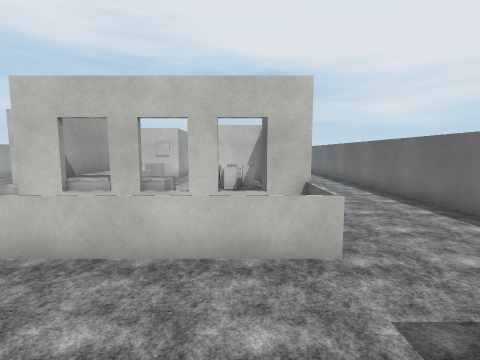
view 1 (above)

22 first-person views from a walk through a scene from a Unity 3-D project. The camera is 1.5 m above the floor, tilts 6° down and sees 85° across. The floor is counted in squares, 1 m on a side. Each view is taken from the middle of a square. On the plan, view 1 faces up. The plan holds only what a view shows up to about 14 squares ahead; the rest is blank. The place goes on beyond the plan. The player character is not drawn. Surface patterns are stand-ins for the level's own textures.

view 2
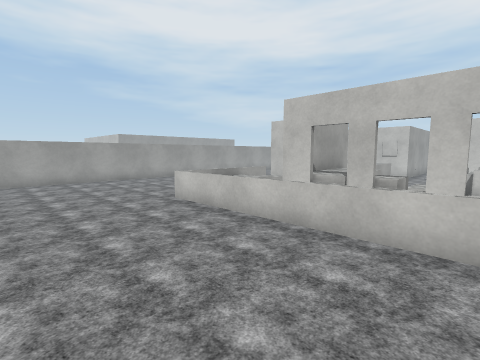

view 3
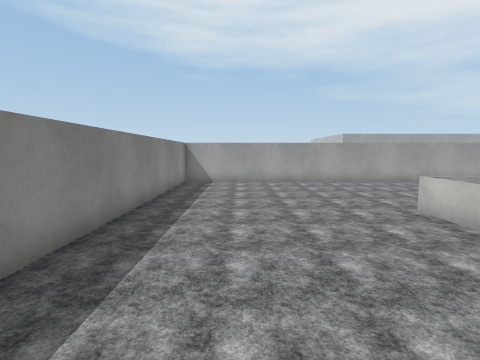

view 4
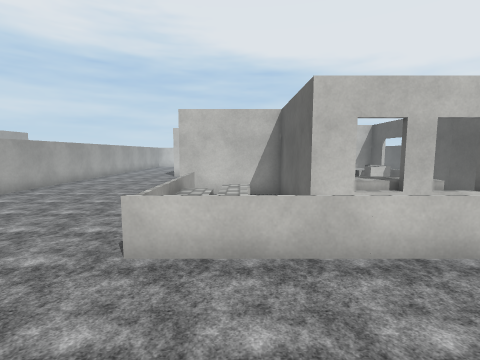

view 5
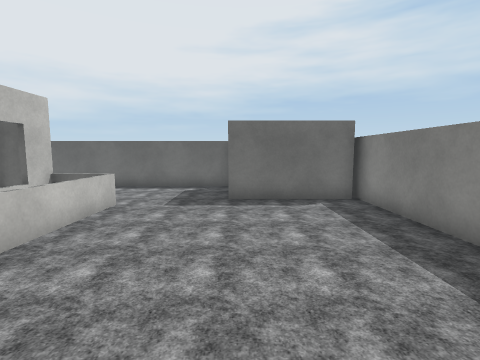

view 6
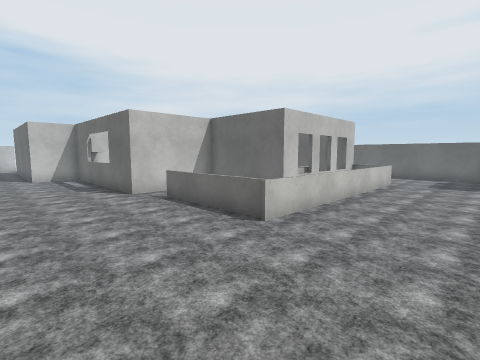

view 7
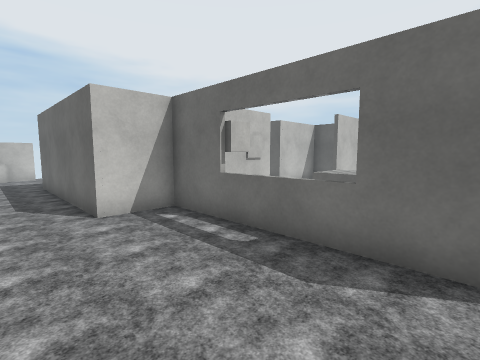

view 8
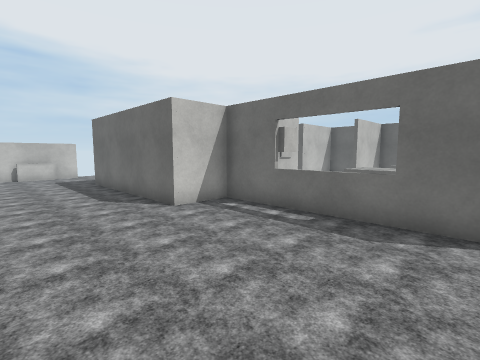

view 9
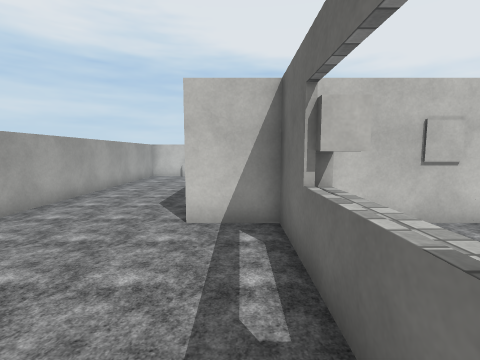

view 10
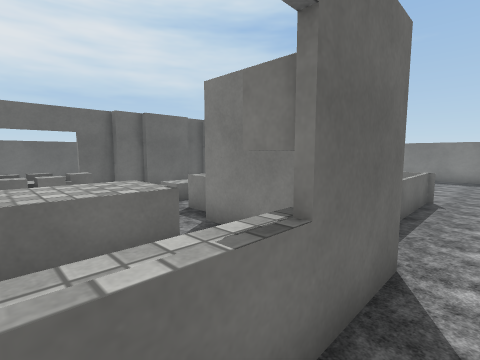

view 11
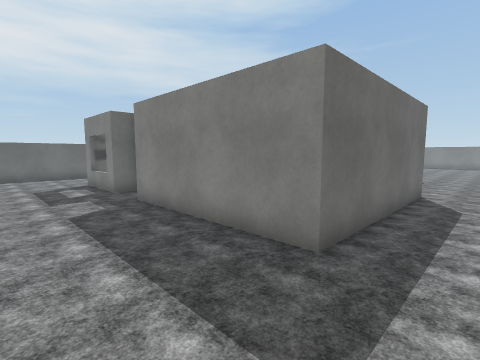

view 12
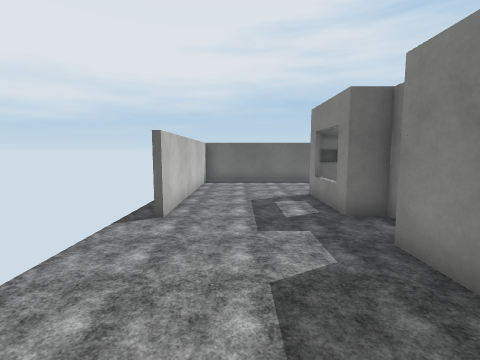

view 13
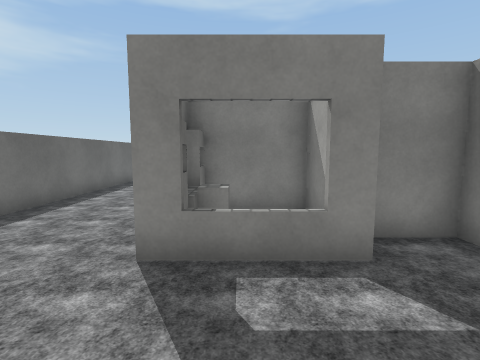

view 14
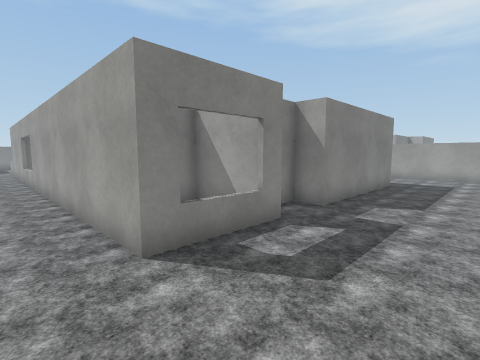

view 15
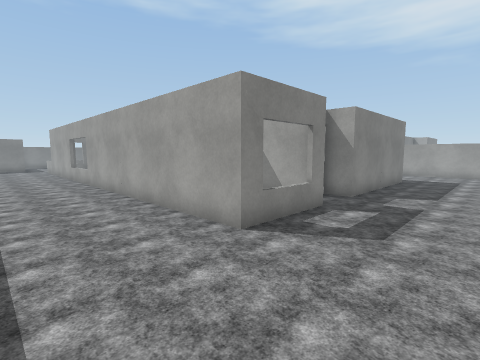

view 16
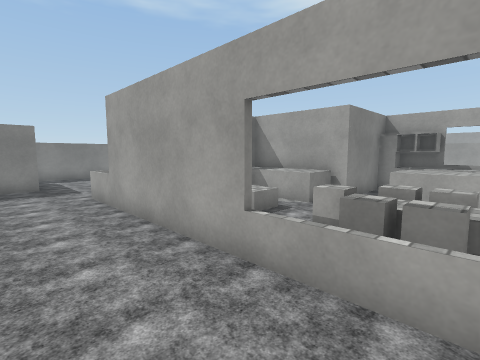

view 17
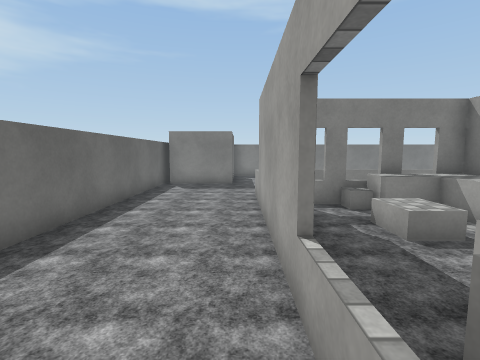

view 18
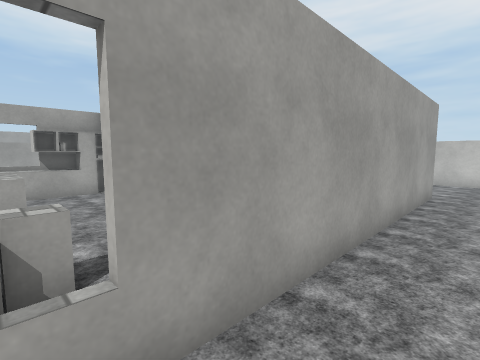

view 19
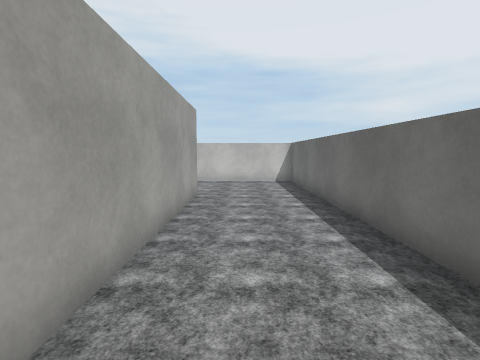

view 20
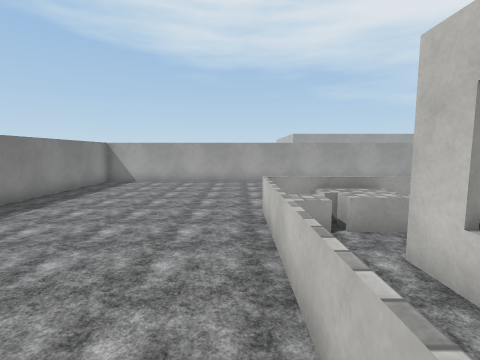

view 21
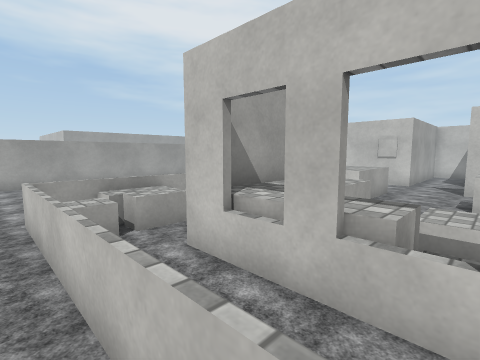

view 22
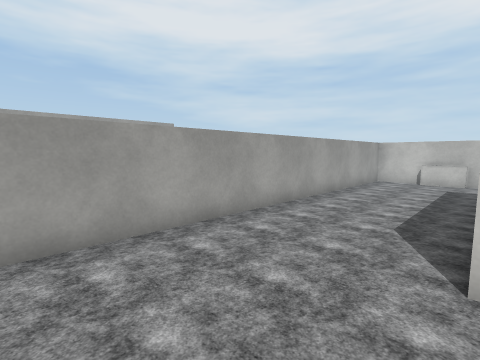

### Floor plan
Points are (right, up) in squares from view 1. A wall is a line through its corners. A room is listed if a view was taken in it or the views show most of it. See-through windows are left out.
Room 1 (views 1, 2, 3, 4, 5, 6, 7, 8, 9, 10, 11, 12, 13, 14, 15, 16, 17, 18, 19, 20, 21, 22)
walls: (-8.2, 11.5) (-7.4, 11.5); (-8, 10.1) (-7.4, 10.1); (-8.1, 9.3) (-8.1, 16.5) (-10.1, 16.5) (-10.1, 23.5) (-9.4, 23.5); (-7.6, 23.5) (-3.9, 23.5) (-3.9, 22.5) (-1.9, 22.5) (-1.9, 23.5) (1.4, 23.5) (1.4, 22.4); (1.4, 20.6) (1.4, 3.6); (-1.7, 23.1) (-1.7, 20.3) (1.1, 20.3); (-9.9, 27.8) (-14.6, 27.8) (-14.6, -3.8) (-3.9, -3.8); (-2, -3.8) (3, -3.8); (5.7, -0.8) (5.7, 27.8) (-2.1, 27.8); (2.4, -3.8) (2.4, 0.4) (5.4, 0.4)
low walls: (-7.5, 3.5) (-7.5, 8.1); (1.4, 3.6) (-7.8, 3.6)
ways out: opening at (-7, 5.5) to room 3; opening at (-6, 4) to room 3; gap at (-7, 8) to room 3
objects: bicycle (-12, 28); table (1, 22)
Room 2 (no view inside)
walls: (-7.4, 11.5) (-7.4, 9.5) (-4.4, 9.5) (-4.4, 5.5) (1, 5.5) (1, 6.5); (-7.2, 14.3) (-8, 14.3); (1.3, 9.5) (1.3, 14.7) (-1.9, 14.7); (-5.6, 16.5) (-7.1, 16.5); (1, 8.2) (1, 9.5); (-7.4, 16.2) (-7.4, 13.5); (0.5, 17.5) (-1.9, 17.5) (-1.9, 18.1); (0.7, 6.4) (0.7, 8.4); (-3.9, 20) (-3.9, 16.5)
low walls: (-3.9, 13.8) (-3.9, 10.9) (-4.4, 10.9); (-5.5, 10.8) (-5.5, 13.8); (-5.8, 7) (-5.8, 6.6); (-5.8, 6.2) (-5.8, 5.1)
objects: other object (-8, 12) to (-7, 13); other object (-4, 6) to (-2, 9); other object (-1, 11) to (0, 11); other object (-1, 12); other object (-1, 13); other object (0, 12); other object (0, 13); other object (0, 14)
Room 3 (no view inside)
walls: (-4.5, 5.3) (-4.5, 9.3) (-8.1, 9.3)
low walls: (-5.8, 6.6) (-6.1, 6.6); (-5.8, 5.1) (-6.7, 5.1) (-6.7, 4.9); (-7.4, 8.1) (-7.4, 3.7) (-6.8, 3.7)
ways out: opening at (-7, 5.5) to room 1; opening at (-6, 4) to room 1; gap at (-7, 8) to room 1

Where each view was taken, in squares from view 1:
view 1: 0 up, 0 right, facing up
view 2: 1 down, 0 right, facing up-left
view 3: 1 down, 1 left, facing left
view 4: 0 up, 6 left, facing up
view 5: 0 up, 6 left, facing right
view 6: 0 up, 12 left, facing up-right
view 7: 10 up, 12 left, facing up-right
view 8: 10 up, 14 left, facing up-right
view 9: 11 up, 9 left, facing up
view 10: 13 up, 9 left, facing down-right
view 11: 27 up, 12 left, facing down-right
view 12: 26 up, 8 left, facing right
view 13: 27 up, 0 right, facing down
view 14: 27 up, 3 right, facing down-left
view 15: 27 up, 5 right, facing down-left
view 16: 13 up, 4 right, facing down-left
view 17: 13 up, 2 right, facing down
view 18: 13 up, 3 right, facing up-left
view 19: 14 up, 3 right, facing up
view 20: 3 up, 1 left, facing left
view 21: 3 up, 1 left, facing up-left
view 22: 13 up, 10 left, facing up-left
